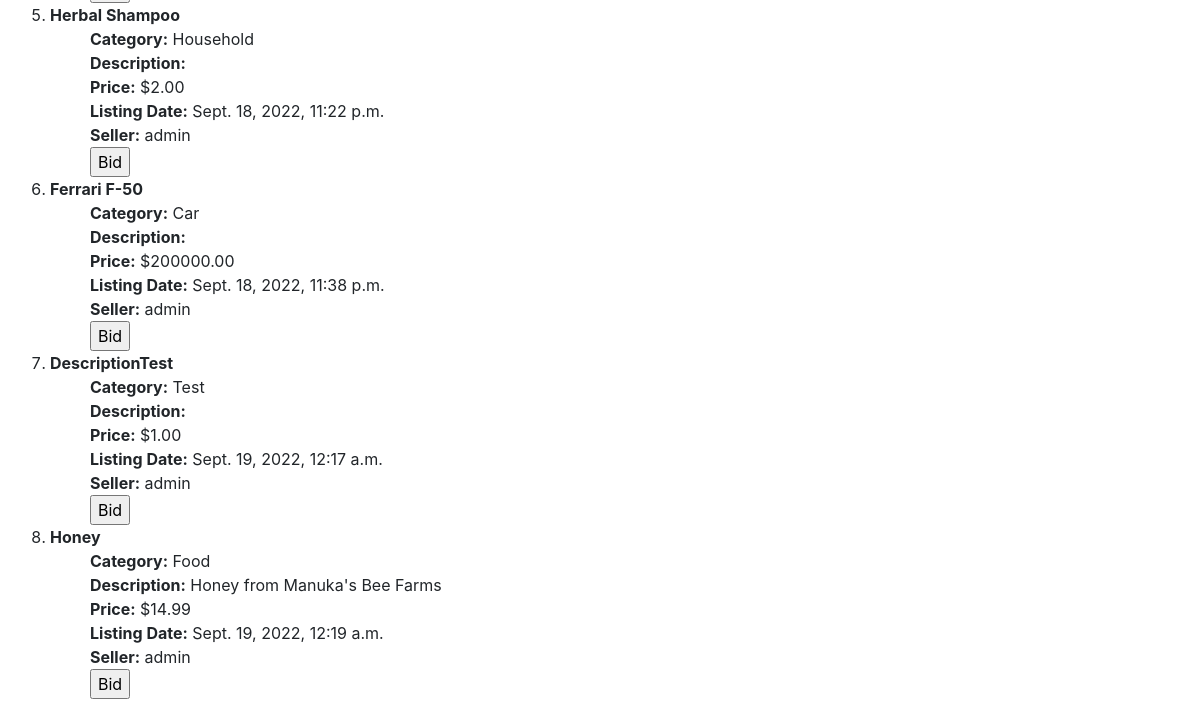
/ (lower part), run on an earlier commit of the app's database.
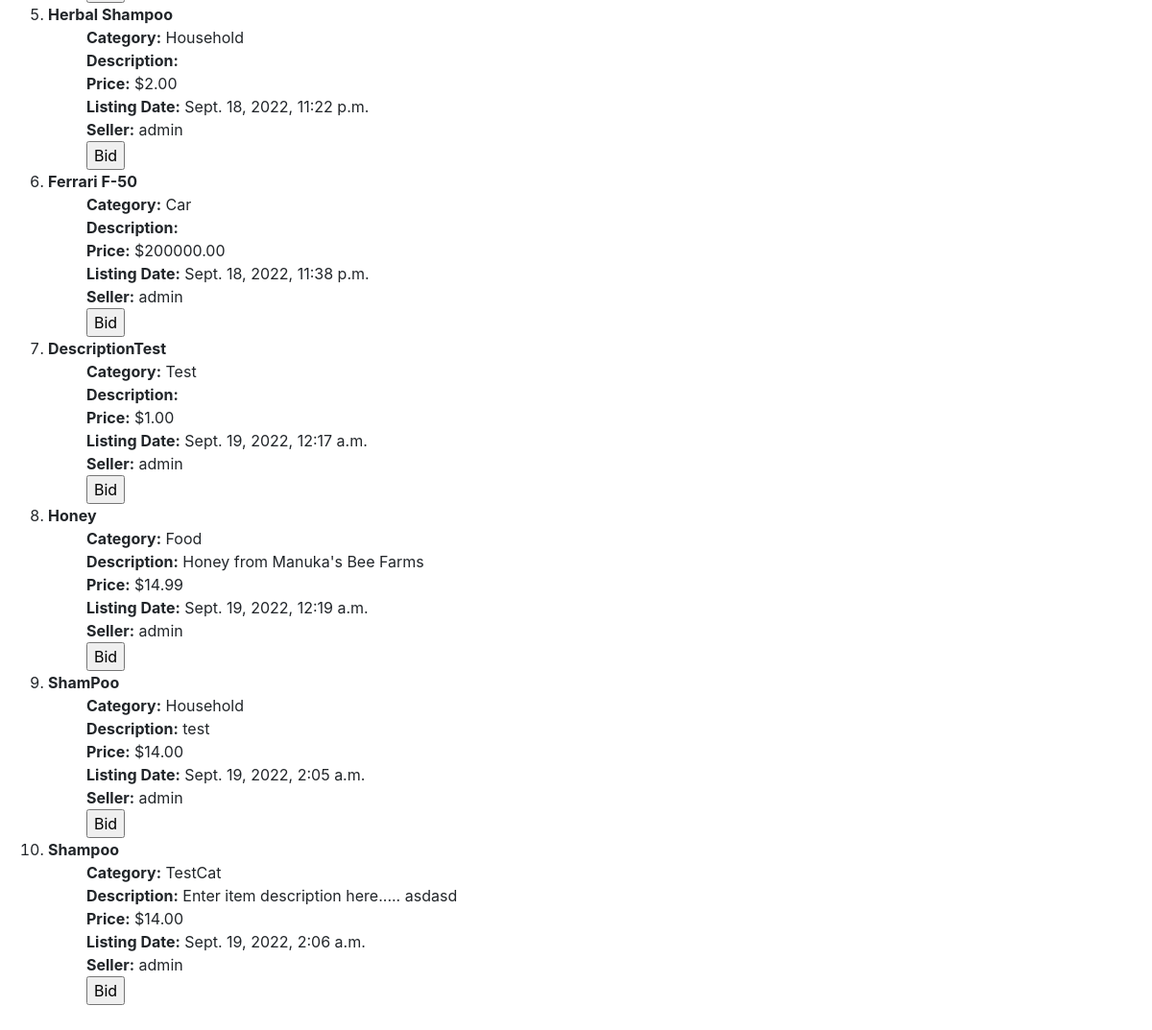
And on a later commit of the database.
### auctions/models.py (models this page shows)
class Listings(models.Model):
    item_name = models.CharField(unique=False, max_length=255)
    description = models.TextField()
    category = models.CharField(max_length=255, default="None", unique=False)
    price = models.DecimalField(max_digits = 14, decimal_places=2, null=False, blank=True, default=0)
    date_created = models.DateTimeField(auto_now=True)
    owner = models.CharField(unique=False, max_length=255)

### auctions/views.py (the view)
# urls.py: path("", views.index, name="index"),
def index(request):
    queries = Listings.objects.all()
    return render(request, "auctions/index.html", {
        "data" : queries
    })

### auctions/templates/auctions/index.html (shortened to what this page needs)
{% extends "auctions/layout.html" %}
{% block body %}
{% if data %}
    <div>
    <ol>
        {% for dat in data %}
        <li><b>{{ dat.item_name }}</b></li>
        <ul>
            <li><strong>Category:</strong> {{ dat.category }}</li>
            <li><strong>Description:</strong> {{ dat.description }} </li>
            <li><strong>Price:</strong> ${{ dat.price }}</li>
            <li><strong>Listing Date:</strong> {{dat.date_created}} </li>
            <li><strong>Seller:</strong> {{ dat.owner }} </li>
            <input type="submit" value="Bid" name="Bid"/>
        </ul>
        {% endfor %}
    </ol>
    </div>
{% else %}
    No active Listings
{% endif %}
{% endblock %}

What changed in the data, as far as the page shows it:
added Listings: item_name "ShamPoo", category "Household", description "test", price "14.00", date_created "Sept. 19, 2022, 2:05 a.m.", owner "admin"
added Listings: item_name "Shampoo", category "TestCat", description "Enter item description here..... asdasd", price "14.00", date_created "Sept. 19, 2022, 2:06 a.m.", owner "admin"
